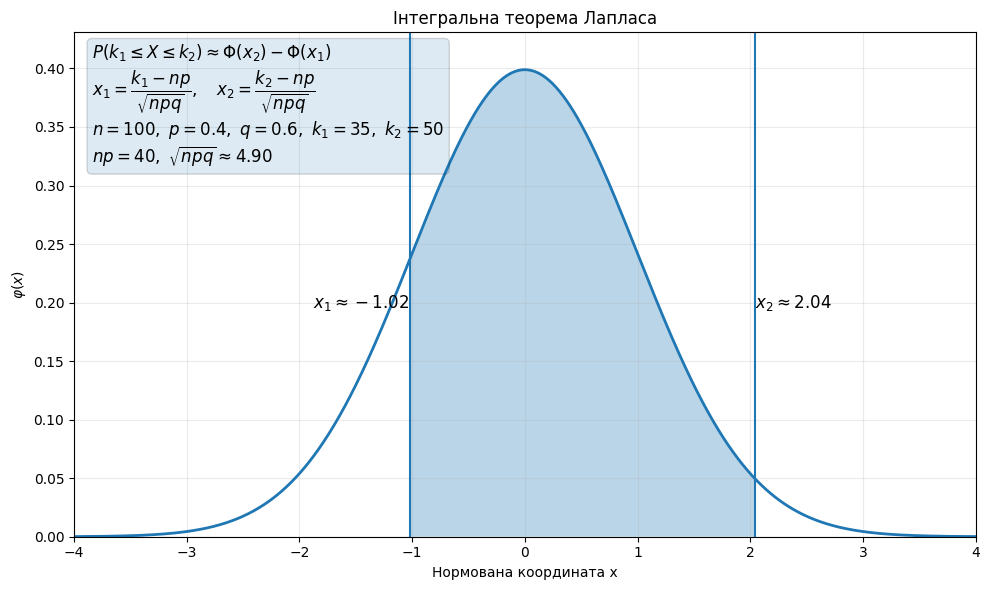

The Python source for this figure:
import numpy as np
import matplotlib.pyplot as plt

n = 100
p = 0.4
q = 1 - p
k1 = 35
k2 = 50

mu = n * p
sigma = np.sqrt(n * p * q)
x1 = (k1 - mu) / sigma
x2 = (k2 - mu) / sigma

x = np.linspace(-4, 4, 1000)
phi = (1 / np.sqrt(2 * np.pi)) * np.exp(-x**2 / 2)

fig, ax = plt.subplots(figsize=(10, 6))
ax.plot(x, phi, linewidth=2)
ax.fill_between(x, phi, where=(x >= x1) & (x <= x2), alpha=0.3)
ax.axvline(x1, linewidth=1.5)
ax.axvline(x2, linewidth=1.5)

# labels moved vertically to center
ax.text(x1, max(phi) * 0.5, rf"$x_1 \approx {x1:.2f}$", ha="right", va="center", fontsize=12)
ax.text(x2, max(phi) * 0.5, rf"$x_2 \approx {x2:.2f}$", ha="left", va="center", fontsize=12)

formula_text = (
    rf"$P(k_1 \leq X \leq k_2) \approx \Phi(x_2)-\Phi(x_1)$" "\n"
    rf"$x_1=\dfrac{{k_1-np}}{{\sqrt{{npq}}}},\quad x_2=\dfrac{{k_2-np}}{{\sqrt{{npq}}}}$" "\n"
    rf"$n={n},\ p={p},\ q={q},\ k_1={k1},\ k_2={k2}$" "\n"
    rf"$np={mu:.0f},\ \sqrt{{npq}} \approx {sigma:.2f}$"
)

ax.text(
    0.02, 0.98, formula_text,
    transform=ax.transAxes,
    va="top",
    ha="left",
    fontsize=12,
    bbox=dict(boxstyle="round", alpha=0.15)
)

ax.set_title("Інтегральна теорема Лапласа")
ax.set_xlabel("Нормована координата x")
ax.set_ylabel(r"$\varphi(x)$")
ax.set_xlim(-4, 4)
ax.set_ylim(0, max(phi) * 1.08)
ax.grid(True, alpha=0.25)

out_path = "math/III_course/2026-03-13-laplace-poisson/integral_laplace_explanation_v1.png"
plt.tight_layout()
plt.savefig(out_path, dpi=200, bbox_inches="tight")
plt.show()

print(out_path)
